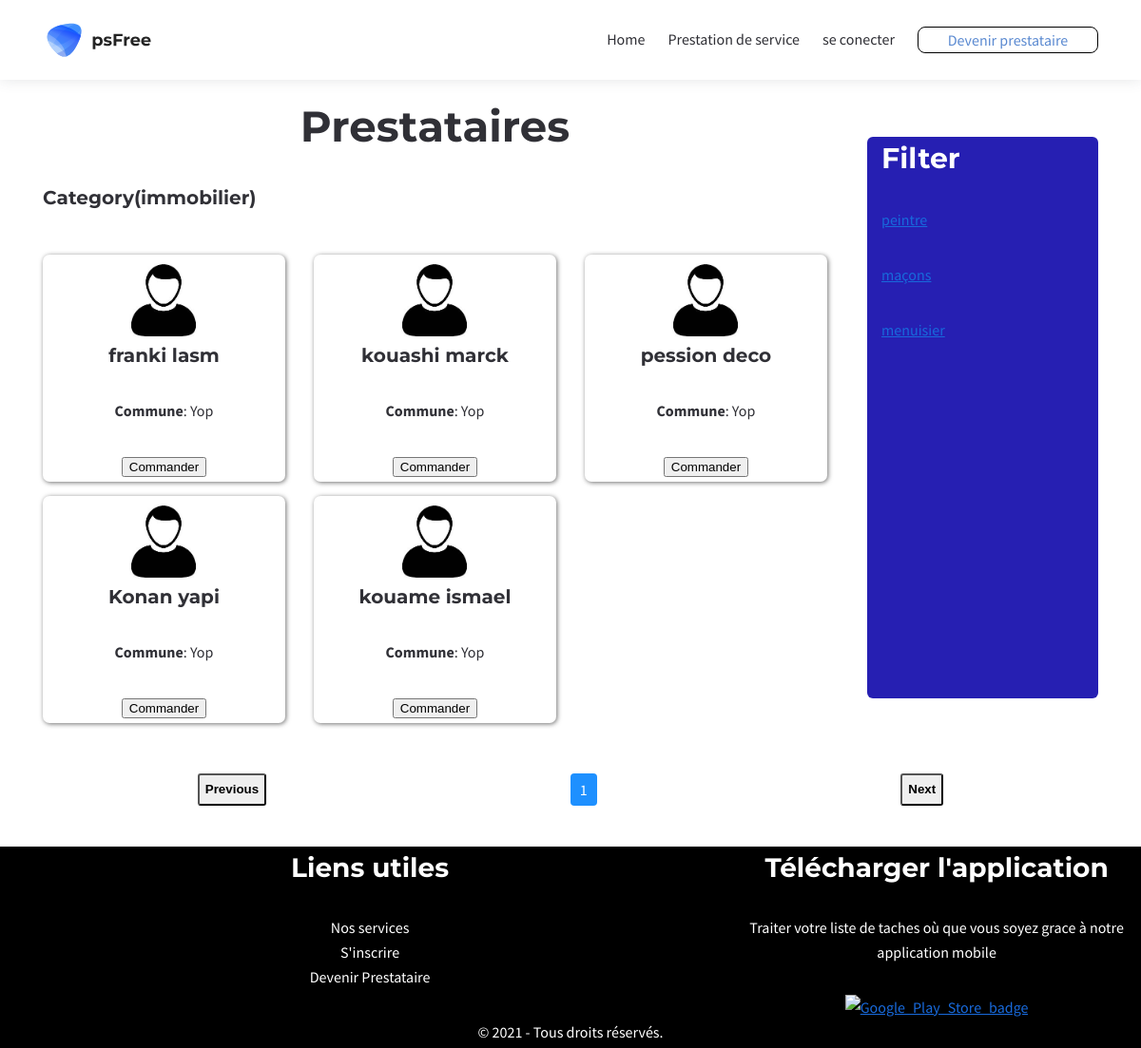
The page /taskivoire/category_details/immobilier on the database its author committed.
### mainoeuvre/models.py (models this page shows, shortened)
class CategoryService(models.Model):
    nom = models.CharField(max_length=100, default='Maison')
    description = models.TextField(max_length=400, null=True)
    def __str__(self) -> str:
        return self.nom

class Prestataire(models.Model):
    user = models.OneToOneField(CustomUser, on_delete=models.CASCADE)
    services = models.ForeignKey(Service, on_delete= models.CASCADE, default = None)
    ville = models.ForeignKey(Ville, on_delete=models.CASCADE, default=1)
    quartier = models.ForeignKey(Quartier, on_delete=models.CASCADE, default=1)
    prix = models.IntegerField()
    photo = models.ImageField(upload_to='photo')
    est_disponible = models.BooleanField(default=True)

class CustomUser(AbstractUser):
    is_prestataire = models.BooleanField(default=False)
    is_commandeur = models.BooleanField(default=False)
    numero = models.CharField(max_length=15)

class Service(models.Model):
    nom = models.CharField(max_length=60, default = 'peintre')
    category = models.ForeignKey(CategoryService, on_delete= models.CASCADE)

### mainoeuvre/views.py (the view)
# urls.py: path('category_details/<str:category_name>', views.service_by_categorie, name='cat_detais'),
def service_by_categorie(request, category_name):
    category = get_object_or_404(CategoryService, nom=category_name)
    services = Service.objects.filter(category=category)
    prestataires = []
    for service in services:
        prestataires_du_service = Prestataire.objects.filter(services=service)
        prestataires.extend(prestataires_du_service)
    return render(request, 'gestion/category_detail.html', {'category': category, 'services': services, 'prestataires': prestataires})

### mainoeuvre/templates/gestion/category_detail.html (shortened to what this page needs)
{% load static %}
<!DOCTYPE html>
<html lang="en">
<head>
    <link rel="stylesheet" href="{% static 'css/prestataire.css' %}">
    <link rel="stylesheet" href="{% static '/css/bootstrap-grid.css' %}">
    <link rel="stylesheet" href="{% static '/css/style.css' %}">
</head>
<body>
<main class="main">
	<div class="main-inner">
            <header class="header header-minimal">
                <nav class="header-fixed">
                    <div class="container">
                        <div class="row flex-nowrap align-items-center justify-content-between">
                            <div class="col-auto header-fixed-col logo-wrapper">
                                <a href="index.html" class="logo" title="PathSoft">
                                    <img src="{% static '/img/logo.svg' %}" width="115" height="36" alt="PathSoft">
                                </a>
                            </div>
                            <div class="col-auto col-xl col-static header-fixed-col d-none d-xl-block">
                                <div class="row flex-nowrap align-items-center justify-content-end">
                                    <div class="col header-fixed-col d-none d-xl-block col-static">
            <nav class="main-mnu">
                {% if user.is_authenticated and user.is_prestataire %}
                <ul class="main-mnu-list">
                    <li>
                        <a href="index.html" data-title="Home">
                            <span>Home</span>
                        </a>
                    </li>
                    <!-- <li>
                        <a href="services.html" data-title="Prestation de service">
                            <span>Prestation de service</span>
                        </a>
                    </li> -->
                    <li>
                        <a href="{% url 'deco' %}" data-title="deconexion">
                            <span>deconexion</span>
                        </a>
                    </li>
                    <li>
                        <a class="buttons" style="color: #5B8AD1;" href="{% url 'prestForm' %}">Tableau de bord</a>
                    </li>
                </ul>
                {% else %}
                <ul class="main-mnu-list">
                    <li>
                        <a href="index.html" data-title="Home">
                            <span>Home</span>
                        </a>
                    </li>
                    <li>
                        <a href="services.html" data-title="Prestation de service">
                            <span>Prestation de service</span>
                        </a>
                    </li>
                    <li>
                        <a href="{% url 'login' %}" data-title="se conecter">
                            <span>se conecter</span>
                        </a>
                    </li>
                    <li>
                        <a class="buttons" style="color: #5B8AD1;" href="{% url 'prestForm' %}">Devenir prestataire</a>
                    </li>
                </ul>
                {% endif %}
            </nav>
                                    </div>
                                </div>
                            </div>
                        </div>
                    </div>
                </nav>
            </header>
            <div class="container" style=" margin-top: 20px;">
                <div class="row">
                    <div class="col-md-9">
                        <div class="Prestataires">
                            <h2 class="text-center">Prestataires </h2>
                            <h5>Category({{category}})</h5>
                            <div class="row">
                                {% for data in prestataires %}
                                <div class="col-md-4 mb-4">
                                    <div class="card">
                                        <img width="90px" class="card-img-top"src="{% static 'img/WhatsApp Image 2024-01-08 à 21.47.45_b11cf277.jpg' %}"alt="Photo prestataire">
                                        <div class="card-body">
                                            <h5 class="card-title">{{ data.user.first_name }} {{ data.user.last_name }}</h5>
                                            <p class="card-text"><strong>Commune</strong>: Yop</p>
                                            <a href="{% url 'details' data.id %}"><button>Commander</button></a>
                                        </div>
                                    </div>
                                </div>
                                {% endfor %}
                            </div>
                        </div>
                    </div>
                    <div class="col-md-3">
                        <div class="bloc_info" style="margin-top: 40px; height: 90%;">
                            <h2>Filter</h2>
                            {% for service in services  %}
                                <a href="{% url 'prestataire_du_service' service.nom %}"><p>{{service.nom}}</p></a>
                            {% endfor %}
                        </div>
                    </div>
                </div>
                <div class="defile_bloc">
                    <button class="btn-defile">Previous</button>
                    <span>1 </span>
                    <button class="btn-defile">Next</button>
                </div>
            </div>
   </div>
        <footer>
            <div class="Bloc_conteneur">
                <div class="bloc_link">
                    <h3>Liens utiles</h3>
                    <p>Nos services <br>S'inscrire <br>Devenir Prestataire</p>
                </div>
                <div class="bloc_download">
                    <h3>Télécharger l'application</h3>
                    <p>Traiter votre liste de taches où que vous soyez grace à notre application mobile</p>
                    <a href="#"><img class="apps_btn" src="{% static 'img/Google_Play_Store_badge_EN.svg.png' %}" alt="Google_Play_Store_badge"></a>
                </div>
            </div>
            © 2021 - Tous droits réservés.
        </footer>
</body>
</html>

### mainoeuvre/static/css/prestataire.css (style rules this page uses)
body { font-size: 17px; display: flex; align-items: center; justify-content: center; }
.Prestataires h2 { text-align: center; font-size: 45px; }
.apps_btn { height: 35px; width: 115px; }
.bloc_info { margin-left: 12px; margin-top: 15px; padding: 3px 15px; font-size: 16px; border-radius: 6px; background: rgba(8, 0, 168, 0.877); color: white; }
.bloc_info h2 { font-size: 30px; }
.defile_bloc { width: 100%; overflow: hidden; margin-top: 50px; padding: 3px; display: flex; justify-content: space-around; margin-bottom: 40px; }
.defile_bloc span { padding: 4px 10px; background-color: dodgerblue; color: white; border-radius: 4px; }
.defile_bloc .btn-defile { font-weight: bold; padding: 0px 6px; cursor: pointer; border-radius: 3px; }
footer { border: 1px solid black; padding: 3px; color: white; background: #000; text-align: center; }
footer .Bloc_conteneur { padding-top: 0px; display: flex; justify-content: space-evenly; }
.Bloc_conteneur .bloc_link { width: 80%; }
h3 { font-size: 25px; }
.card { display: flex; flex-direction: column; align-items: center; margin-top: 15px; padding: 3.5px 35px; border-radius: 7px; box-shadow: 1px 1px 5px rgba(0, 0, 0, 0.559); }
.card-body { display: flex; flex-direction: column; align-items: center; }

### rows shown on the page
CategoryService: nom "immobilier"
Prestataire: user.first_name "franki", user.last_name "lasm"
Prestataire: user.first_name "kouashi", user.last_name "marck"
Prestataire: user.first_name "pession", user.last_name "deco"
Prestataire: user.first_name "Konan", user.last_name "yapi"
Prestataire: user.first_name "kouame", user.last_name "ismael"
Service: nom "peintre"
Service: nom "maçons"
Service: nom "menuisier"
